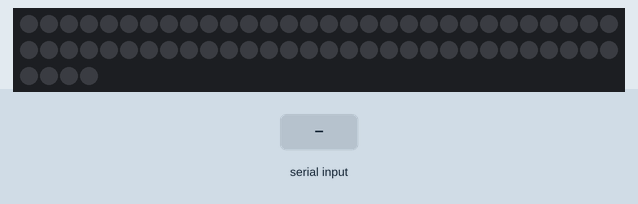
Recording of a sketch running on a simulated Arduino Uno, built with avr-gcc and run on an emulated ATmega328P. On the bench: 64 RGB LEDs in strip order, left to right, continuing on the next row. Inputs (shaded band) come from the test bench. Dim RGB values are drawn brighter than linear; what the sketch prints to the serial monitor is not drawn.

Above: at 1.2 s.
1.3 s: "90,45,200,10\n" received over Serial
At 2.5 s:
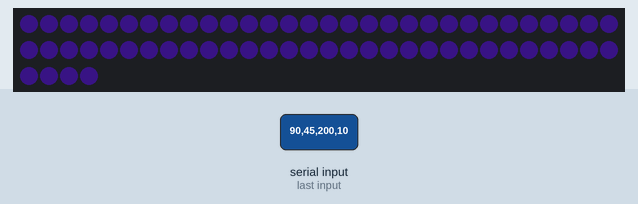
3.4 s: "30,150,10,200\n" received over Serial
6.4 s: "90,45,200\n" received over Serial
7.9 s: "30,150,10,200\n" received over Serial
At 10.5 s:
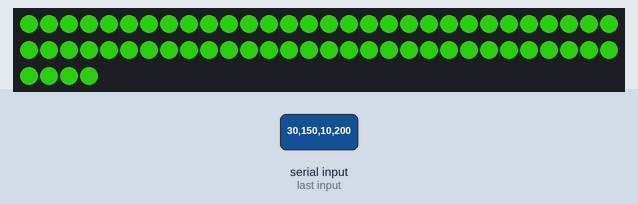
Timing chart, 0 to 12.0 s (numbered marks = the images above; inputs shaded):
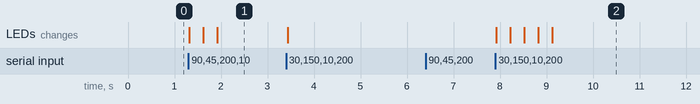

The sketch:

2812_4.ino
```cpp
// (licence header left out)
#include <Adafruit_NeoPixel.h>

#define LED_PIN 6     // Data pin connected to the WS2812B matrix
#define LED_COUNT 64  // Number of LEDs in the matrix (8x8 = 64)

Adafruit_NeoPixel pixels(LED_COUNT, LED_PIN, NEO_GRB + NEO_KHZ800);

const int spacer = 4; // Changed to 500 for better visibility

// Global variables to store the desired color
uint8_t targetRed = 0;
uint8_t targetGreen = 0;
uint8_t targetBlue = 0;

void setup() {
  Serial.begin(9600);
  Serial.println("Enter R,G,B,Brightness (0-255) to set the entire matrix color.");
  pixels.begin();
  pixels.show();  // Initialize all pixels to off
}

void loop() {
  static bool blinking = true;
  static unsigned long lastBlinkTime = 0;

  if (Serial.available() > 0) {
    String inputString = Serial.readStringUntil('\n');
    inputString.trim();
    while (Serial.available()) Serial.read();

    // Parse CSV values
    int comma1 = inputString.indexOf(',');
    int comma2 = inputString.indexOf(',', comma1 + 1);
    int comma3 = inputString.indexOf(',', comma2 + 1);

    if (comma1 > 0 && comma2 > comma1 && comma3 > comma2) {
      int red = inputString.substring(0, comma1).toInt();
      int green = inputString.substring(comma1 + 1, comma2).toInt();
      int blue = inputString.substring(comma2 + 1, comma3).toInt();
      int brightness = inputString.substring(comma3 + 1).toInt();

      // Validate values
      if (red <= 255 && green <= 255 && blue <= 255 && brightness <= 255 &&
          red >= 0 && green >= 0 && blue >= 0 && brightness >= 0) {

        Serial.print("Setting all LEDs to R=");
        Serial.print(red);
        Serial.print(", G=");
        Serial.print(green);
        Serial.print(", B=");
        Serial.print(blue);
        Serial.print(", Brightness=");
        Serial.println(brightness);

        targetRed = map(red, 0, 255, 0, brightness);
        targetGreen = map(green, 0, 255, 0, brightness);
        targetBlue = map(blue, 0, 255, 0, brightness);

        for (int i = 0; i < LED_COUNT; i++) {
          pixels.setPixelColor(i, pixels.Color(targetRed, targetGreen, targetBlue));
        }
        pixels.show();
        blinking = true;
        lastBlinkTime = millis();

      } else {
        Serial.println("❌ Values must be between 0 and 255.");
        flushSerial();
        blinking = false;
      }
    } else {
      Serial.println("❌ Invalid format. Use R,G,B,Brightness.");
      flushSerial();
      blinking = false;
    }
  }

  // Handle blinking if enabled
  if (blinking) {
    if (millis() - lastBlinkTime >= spacer) {
      for (int i = 0; i < LED_COUNT; i++) {
        if (pixels.getPixelColor(i) == 0) {
          pixels.setPixelColor(i, pixels.Color(targetRed, targetGreen, targetBlue)); // Use the stored target color
        } else {
          pixels.setPixelColor(i, pixels.Color(0, 0, 0));
        }
      }
      pixels.show();
      lastBlinkTime = millis();
    }
  }
}

void flushSerial() {
  while (Serial.available()) Serial.read();
}
```

Measured:
- after the input at 1.3 s, the LEDs: change at once (image 1)
- after the input at 6.4 s, every drawn part: stays the same
- after the input at 7.9 s, the LEDs: change at once (image 2)
